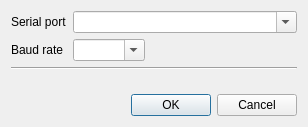
<?xml version="1.0" encoding="UTF-8"?>
<ui version="4.0">
 <class>SerialRemoteControlSettings</class>
 <widget class="QDialog" name="SerialRemoteControlSettings">
  <property name="geometry">
   <rect>
    <x>0</x>
    <y>0</y>
    <width>308</width>
    <height>127</height>
   </rect>
  </property>
  <property name="windowTitle">
   <string>Dialog</string>
  </property>
  <layout class="QVBoxLayout" name="verticalLayout">
   <item>
    <layout class="QGridLayout" name="gridLayout">
     <item row="0" column="0">
      <widget class="QLabel" name="serialPortLabel">
       <property name="text">
        <string>Serial port</string>
       </property>
      </widget>
     </item>
     <item row="0" column="1" colspan="2">
      <widget class="QComboBox" name="serialPortComboBox">
       <property name="editable">
        <bool>true</bool>
       </property>
      </widget>
     </item>
     <item row="1" column="0">
      <widget class="QLabel" name="baudRateLabel">
       <property name="text">
        <string>Baud rate</string>
       </property>
      </widget>
     </item>
     <item row="1" column="1">
      <widget class="QComboBox" name="baudRateComboBox">
       <property name="editable">
        <bool>true</bool>
       </property>
      </widget>
     </item>
     <item row="1" column="2">
      <spacer name="horizontalSpacer">
       <property name="orientation">
        <enum>Qt::Horizontal</enum>
       </property>
       <property name="sizeHint" stdset="0">
        <size>
         <width>118</width>
         <height>20</height>
        </size>
       </property>
      </spacer>
     </item>
    </layout>
   </item>
   <item>
    <widget class="Line" name="line">
     <property name="orientation">
      <enum>Qt::Horizontal</enum>
     </property>
    </widget>
   </item>
   <item>
    <spacer name="verticalSpacer">
     <property name="orientation">
      <enum>Qt::Vertical</enum>
     </property>
     <property name="sizeHint" stdset="0">
      <size>
       <width>20</width>
       <height>0</height>
      </size>
     </property>
    </spacer>
   </item>
   <item>
    <widget class="QDialogButtonBox" name="buttonBox">
     <property name="orientation">
      <enum>Qt::Horizontal</enum>
     </property>
     <property name="standardButtons">
      <set>QDialogButtonBox::Cancel|QDialogButtonBox::Ok</set>
     </property>
    </widget>
   </item>
  </layout>
 </widget>
 <resources/>
 <connections>
  <connection>
   <sender>buttonBox</sender>
   <signal>accepted()</signal>
   <receiver>SerialRemoteControlSettings</receiver>
   <slot>accept()</slot>
   <hints>
    <hint type="sourcelabel">
     <x>248</x>
     <y>254</y>
    </hint>
    <hint type="destinationlabel">
     <x>157</x>
     <y>274</y>
    </hint>
   </hints>
  </connection>
  <connection>
   <sender>buttonBox</sender>
   <signal>rejected()</signal>
   <receiver>SerialRemoteControlSettings</receiver>
   <slot>reject()</slot>
   <hints>
    <hint type="sourcelabel">
     <x>316</x>
     <y>260</y>
    </hint>
    <hint type="destinationlabel">
     <x>286</x>
     <y>274</y>
    </hint>
   </hints>
  </connection>
 </connections>
</ui>
